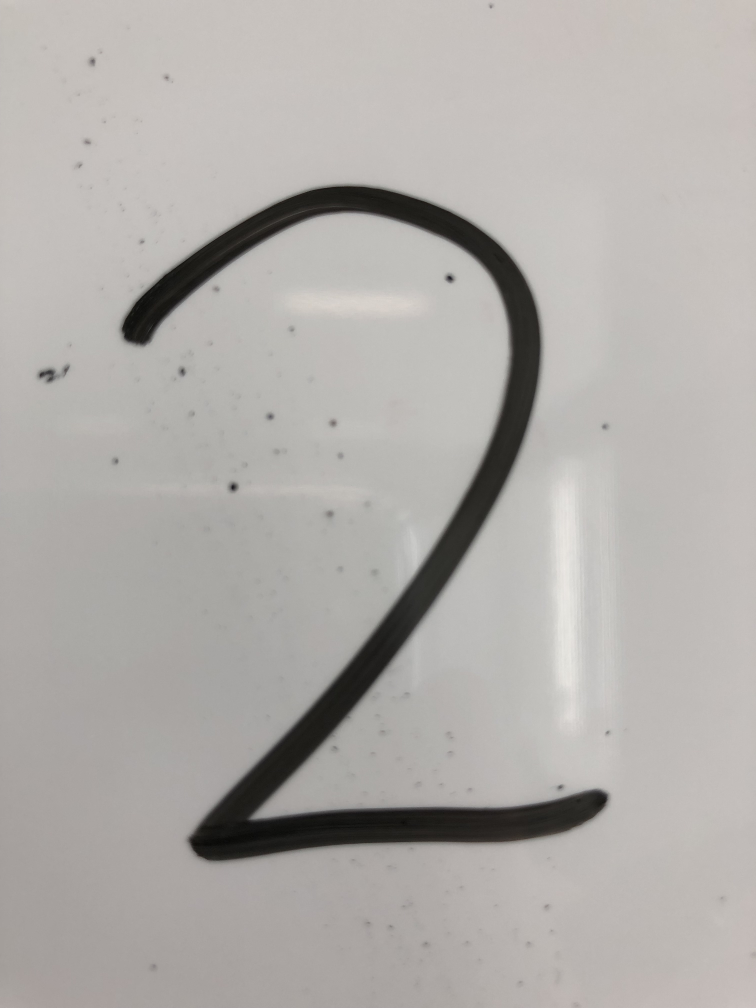
//> input picture test.JPG, 3024 x 4032 px (shown at 1/4 size)
$ ./PatternRecognition   (built with g++ and OpenCV 4)
//> lines starting //> are read from the running program, lines starting //| are printed output that depends on the picture
//> further down, testImg is the input picture: 4032 rows x 3024 cols, CV_8UC3; mean B, G, R 169.6, 173, 176.4
#include "opencv2\core\core.hpp"
#include "opencv2\imgproc\imgproc.hpp"
#include "opencv2\highgui\highgui.hpp"
#include "opencv2\opencv.hpp"
#include "stdafx.h"
#include <iostream>
#include <ctime>
#include <math.h>
#include <sstream>
#include <string>
using namespace cv;
using namespace std;
#define MAX 10000
#define classNum 3

void preProcessing(Mat &image, Mat &_dst){
    Mat dst;
    dst.create(10, 10, CV_8UC1);
    int parentCol = image.cols;
//> parentCol = 3024
    int parentRow = image.rows;
//> parentRow = 4032
    int col_pad_10 = (parentCol)%10;
//> col_pad_10 = 4
    int col_pad = (parentCol-col_pad_10)/10;
//> col_pad = 302
    col_pad_10 += col_pad;
//> col_pad_10 = 306
    int row_pad_10 = (parentRow)%10;
//> row_pad_10 = 2
    int row_pad = (parentRow-row_pad_10)/10;
//> row_pad = 403
    row_pad_10 += row_pad;
//> row_pad_10 = 405
//    cvtColor(image, image, COLOR_BGR2GRAY);
    threshold(image, image, 48, 255, CV_THRESH_BINARY);
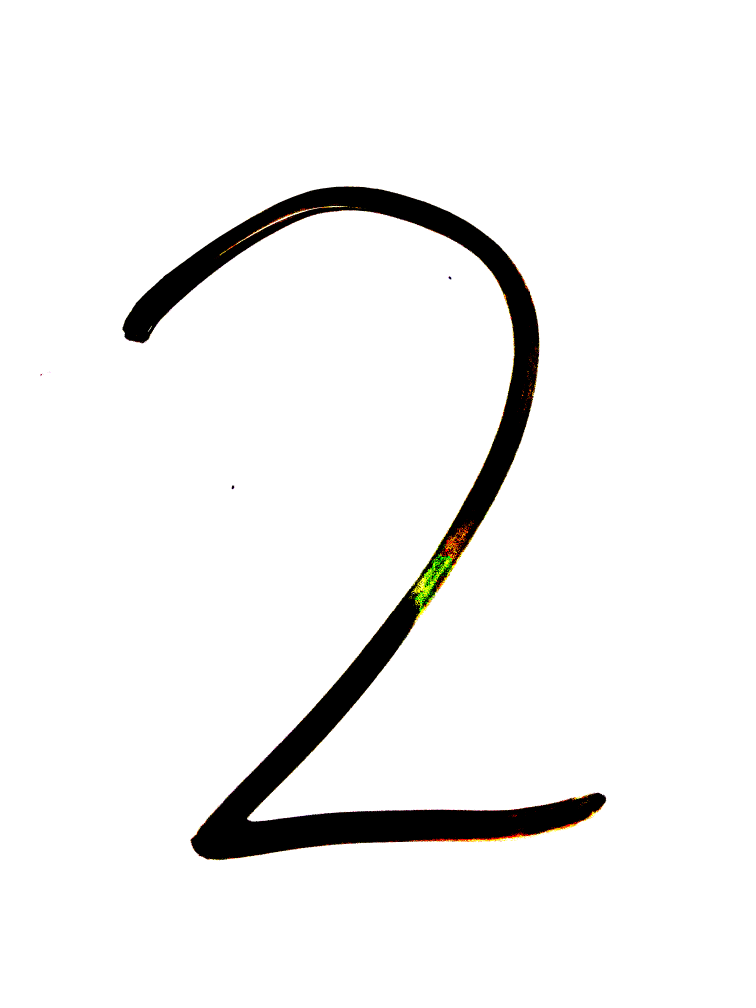
//> image: 4032 rows x 3024 cols, CV_8UC3 (shown at 1/4 size); mean B, G, R 241.2, 241.7, 241.9
    image.convertTo(image, CV_8UC1);
    for (int i=0; i<9; i++){
        for (int j=0; j<9; j++) {
            int blockRow = (i==9) ? row_pad_10:row_pad;
            int blockCol = (j==9) ? col_pad_10:col_pad;
            int count = 0;
            for (int m=i*row_pad; m<i*row_pad+blockRow; m++){
                for (int n=j*col_pad; n<i*col_pad+blockCol; n++){
                    if(image.at<uchar>(m, n) > 0){
                        count++;
                    }
                }
            }
            dst.at<uchar>(i, j) = count/(blockRow*blockCol)*255;
        }
    }
    threshold(dst, dst, 48, 255, CV_THRESH_BINARY);
    dst.convertTo(dst, CV_8UC1);
    dst.copyTo(_dst);
}

void findCentroid(Mat &meshed, double* result){
    double ret[2] = {0.0, 0.0};
    int count = 0;
    int x = 0;
    int y = 0;
    for(int i=0; i<9; i++){
        for(int j=0; j<9; j++){
            if(meshed.at<uchar>(i, j) > 0){
                count++;
                x += i;
                y += j;
            }
        }
    }
//> this loop made 9 passes
//> (count, x, y) on passes 1 to 9: (1, 0, 0), (3, 2, 1), (6, 8, 4), (10, 20, 10), (15, 40, 20), (21, 70, 35), (28, 112, 56), (36, 168, 84), (44, 232, 112)
//> after the loop, count = 44; x = 232; y = 112
    ret[0] = x/count;
//> ret = [5, 0]
    ret[1] = y/count;
//> ret = [5, 2]
    result = ret;
}

double euclideanDistance(double* xy1, double* xy2){
    return sqrt(pow((xy1[0]-xy2[0]), 2) + pow((xy1[1]-xy2[1]), 2));
}

int findMin(double* distArr, int length){
    double min = MAX;
    int label = 0;
    for(int i=0; i<length-1; i++){
        if(min > distArr[i]){
            min = distArr[i];
            label = i;
        }
    }
    return label;
}

int main(void){
    Mat testImg = imread("test.jpg");
    imshow("To be classified...", testImg);
    Mat testPre;
    preProcessing(testImg, testPre);
    double* testCentroid = new double[2];
    findCentroid(testPre, testCentroid);
    double* distArr = new double[classNum];
    for(int i=1; i<classNum; i++){
        stringstream ss;
        ss << "class" << i << ".jpg";
        Mat image = imread(ss.str());
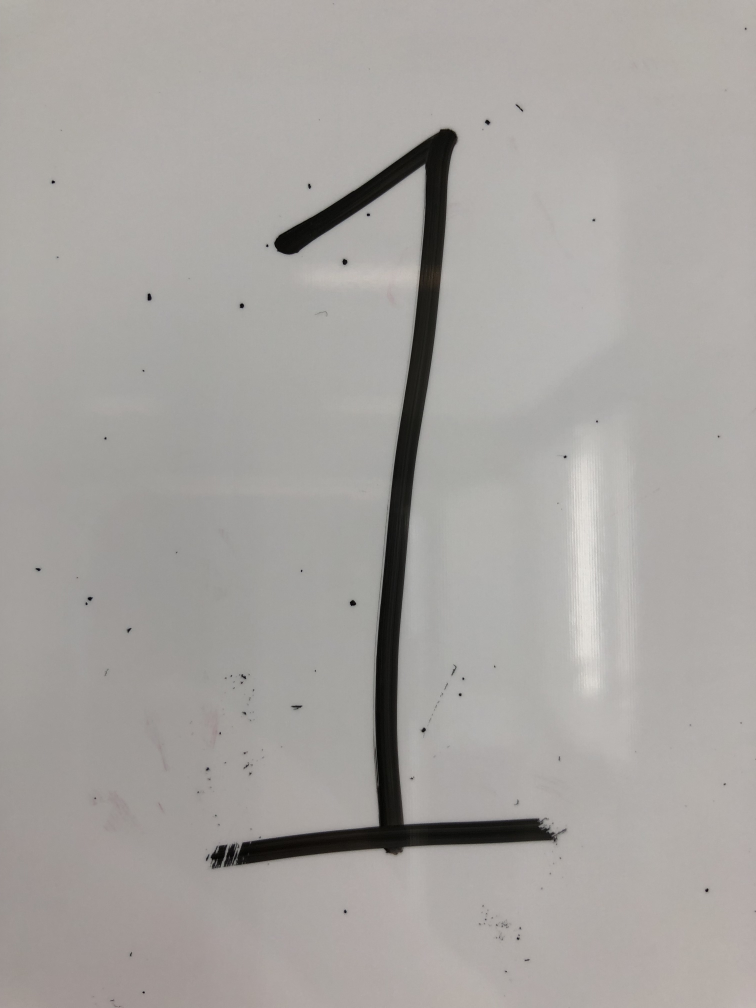
//> input picture class1.JPG, 3024 x 4032 px (shown at 1/4 size)
//> image is the input picture: 4032 rows x 3024 cols, CV_8UC3; mean B, G, R 160, 163.3, 166.6
        Mat classPre;
        preProcessing(image, classPre);
//> in preProcessing (call 2), `threshold(image, image, 48, 255, CV_THRESH_BINARY);`:
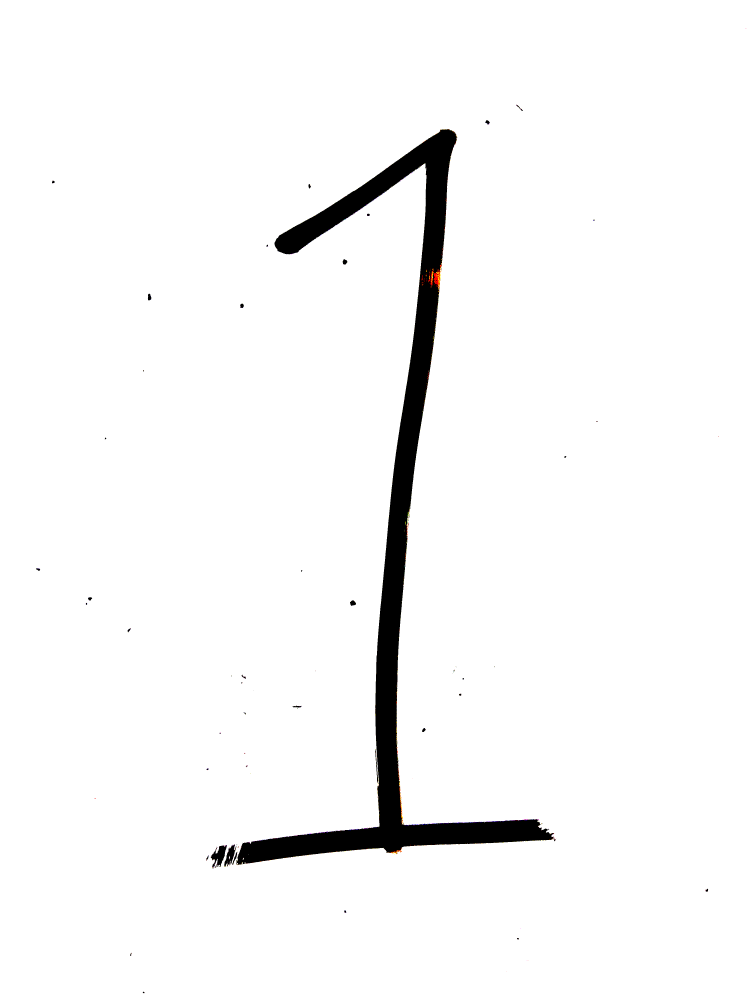
//> image: 4032 rows x 3024 cols, CV_8UC3 (shown at 1/4 size); mean B, G, R 246.5, 246.6, 246.6
        double* classCentroid = new double[2];
        findCentroid(classPre, classCentroid);
//> the loop in findCentroid (call 2), `for(int i=0; i<9; i++)` made 9 passes
//> (count, x, y) on passes 1 to 9: (1, 0, 0), (3, 2, 1), (6, 8, 4), (10, 20, 10), (14, 36, 16), (20, 66, 31), (27, 108, 52), (35, 164, 80), (43, 228, 108)
        distArr[i-1] = euclideanDistance(classCentroid, testCentroid);
    }
//> pass 2 of the loop `for(int i=1; i<classNum; i++)`:
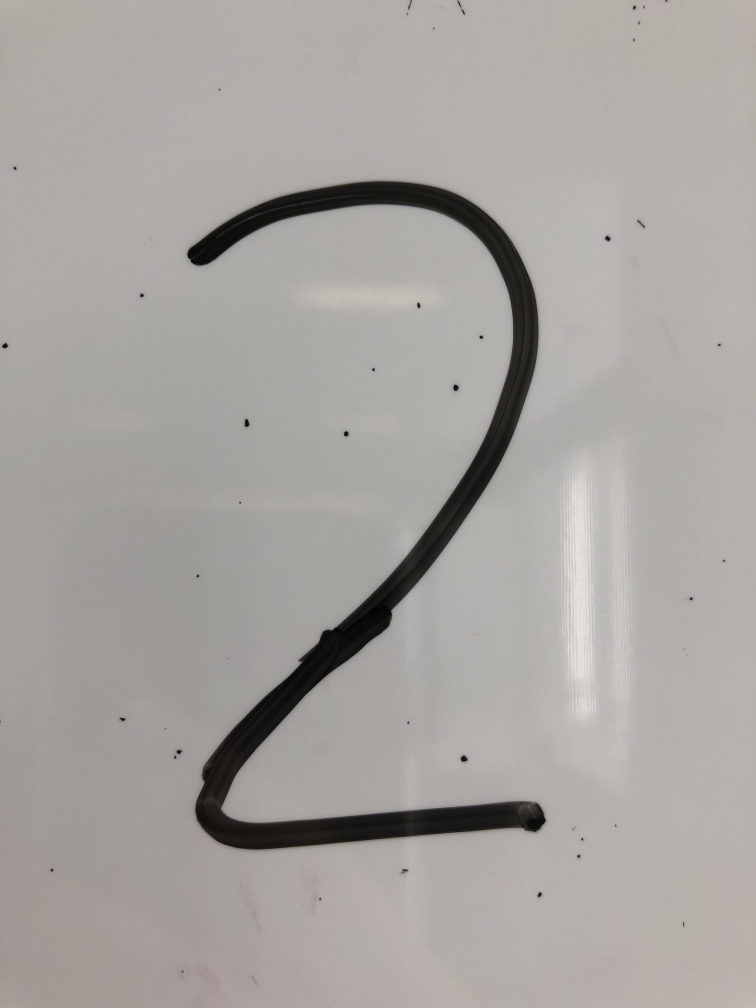
//> input picture class2.JPG, 3024 x 4032 px (shown at 1/4 size)
//> image is the input picture: 4032 rows x 3024 cols, CV_8UC3; mean B, G, R 160, 163.4, 167.1
//> in preProcessing (call 3), `threshold(image, image, 48, 255, CV_THRESH_BINARY);`:
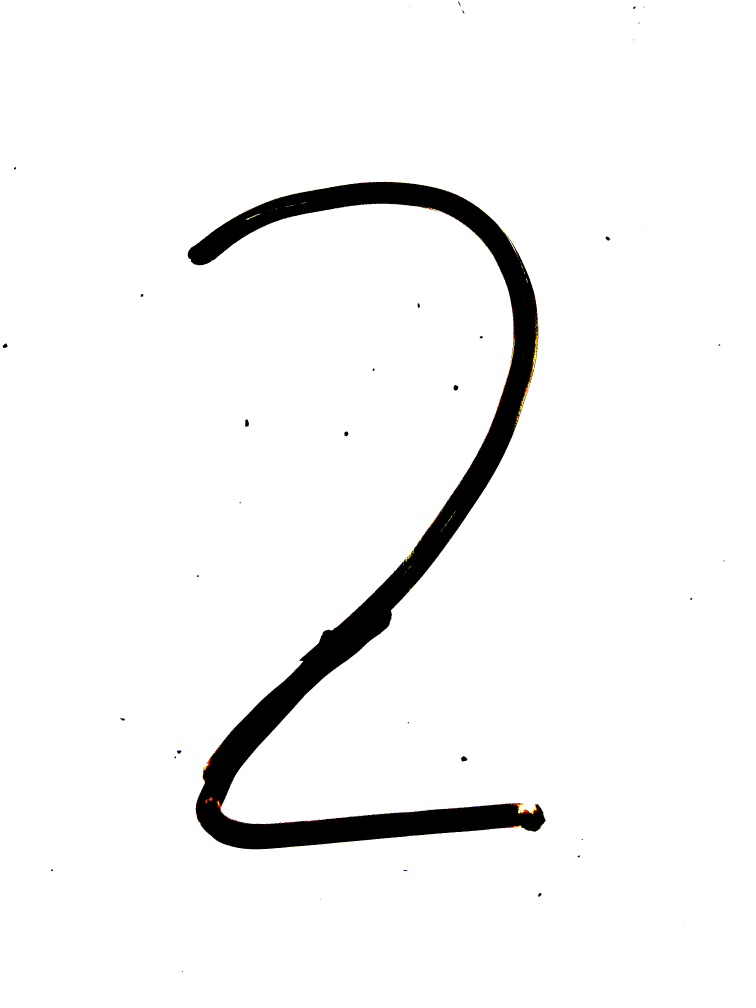
//> image: 4032 rows x 3024 cols, CV_8UC3 (shown at 1/4 size); mean B, G, R 243.7, 243.8, 243.9
    int classfied = findMin(distArr, classNum) + 1;
//> the loop in findMin, `for(int i=0; i<length-1; i++)` made 2 passes
//> min on pass 1: 0
//> after the loop in findMin, `for(int i=0; i<length-1; i++)`: min = 0
//> classfied = 1
    stringstream ss;
    ss << "class" << classfied << ".jpg";
    Mat result = imread(ss.str());
    imshow("Classified result", result);
    waitKey(0);
    return 0;
}
